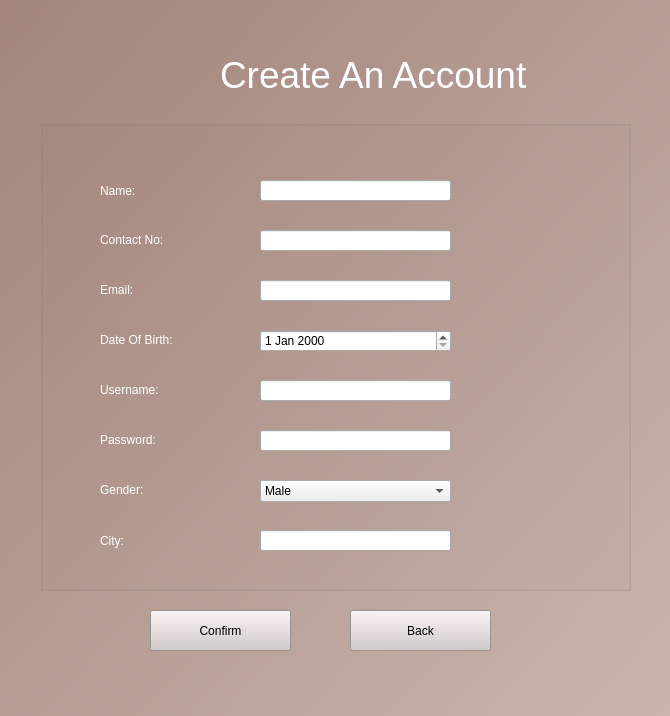
<?xml version="1.0" encoding="UTF-8"?>
<ui version="4.0">
 <class>Form</class>
 <widget class="QWidget" name="Form">
  <property name="geometry">
   <rect>
    <x>0</x>
    <y>0</y>
    <width>670</width>
    <height>716</height>
   </rect>
  </property>
  <property name="windowTitle">
   <string>Form</string>
  </property>
  <widget class="QLabel" name="label">
   <property name="geometry">
    <rect>
     <x>-4</x>
     <y>-8</y>
     <width>701</width>
     <height>731</height>
    </rect>
   </property>
   <property name="styleSheet">
    <string notr="true">
background-color: qlineargradient(spread:pad, x1:0, y1:0, x2:1, y2:0.960227, stop:0 rgba(162, 132, 122, 255), stop:0.994318 rgba(201, 181, 174, 255));</string>
   </property>
   <property name="text">
    <string/>
   </property>
  </widget>
  <widget class="QLabel" name="label_2">
   <property name="geometry">
    <rect>
     <x>220</x>
     <y>30</y>
     <width>431</width>
     <height>91</height>
    </rect>
   </property>
   <property name="styleSheet">
    <string notr="true">font: 63 48pt &quot;Bahnschrift SemiBold Condensed&quot;;color:rgb(255, 255, 255)</string>
   </property>
   <property name="text">
    <string>&lt;html&gt;&lt;head/&gt;&lt;body&gt;&lt;p&gt;&lt;span style=&quot; font-size:28pt;&quot;&gt;Create An Account&lt;/span&gt;&lt;/p&gt;&lt;/body&gt;&lt;/html&gt;</string>
   </property>
  </widget>
  <widget class="QGroupBox" name="groupBox">
   <property name="geometry">
    <rect>
     <x>40</x>
     <y>120</y>
     <width>591</width>
     <height>471</height>
    </rect>
   </property>
   <property name="title">
    <string/>
   </property>
   <widget class="QLabel" name="label_3">
    <property name="geometry">
     <rect>
      <x>60</x>
      <y>60</y>
      <width>121</width>
      <height>21</height>
     </rect>
    </property>
    <property name="styleSheet">
     <string notr="true">font: 14pt &quot;Nirmala UI Semilight&quot;;
color:rgb(255, 255, 255)</string>
    </property>
    <property name="text">
     <string>Name:</string>
    </property>
   </widget>
   <widget class="QLineEdit" name="name">
    <property name="geometry">
     <rect>
      <x>220</x>
      <y>60</y>
      <width>191</width>
      <height>21</height>
     </rect>
    </property>
   </widget>
   <widget class="QLabel" name="label_4">
    <property name="geometry">
     <rect>
      <x>60</x>
      <y>110</y>
      <width>141</width>
      <height>20</height>
     </rect>
    </property>
    <property name="styleSheet">
     <string notr="true">font: 14pt &quot;Nirmala UI Semilight&quot;;
color:rgb(255, 255, 255)</string>
    </property>
    <property name="text">
     <string>Contact No:</string>
    </property>
   </widget>
   <widget class="QLineEdit" name="contactNo">
    <property name="geometry">
     <rect>
      <x>220</x>
      <y>110</y>
      <width>191</width>
      <height>21</height>
     </rect>
    </property>
   </widget>
   <widget class="QLabel" name="label_5">
    <property name="geometry">
     <rect>
      <x>60</x>
      <y>160</y>
      <width>141</width>
      <height>20</height>
     </rect>
    </property>
    <property name="styleSheet">
     <string notr="true">font: 14pt &quot;Nirmala UI Semilight&quot;;
color:rgb(255, 255, 255)</string>
    </property>
    <property name="text">
     <string>Email:</string>
    </property>
   </widget>
   <widget class="QLabel" name="label_6">
    <property name="geometry">
     <rect>
      <x>60</x>
      <y>210</y>
      <width>141</width>
      <height>20</height>
     </rect>
    </property>
    <property name="styleSheet">
     <string notr="true">font: 14pt &quot;Nirmala UI Semilight&quot;;
color:rgb(255, 255, 255)</string>
    </property>
    <property name="text">
     <string>Date Of Birth:</string>
    </property>
   </widget>
   <widget class="QLabel" name="label_7">
    <property name="geometry">
     <rect>
      <x>60</x>
      <y>260</y>
      <width>311</width>
      <height>20</height>
     </rect>
    </property>
    <property name="styleSheet">
     <string notr="true">font: 14pt &quot;Nirmala UI Semilight&quot;;
color:rgb(255, 255, 255)</string>
    </property>
    <property name="text">
     <string>Username:</string>
    </property>
   </widget>
   <widget class="QLabel" name="label_8">
    <property name="geometry">
     <rect>
      <x>60</x>
      <y>310</y>
      <width>171</width>
      <height>20</height>
     </rect>
    </property>
    <property name="styleSheet">
     <string notr="true">font: 14pt &quot;Nirmala UI Semilight&quot;;
color:rgb(255, 255, 255)</string>
    </property>
    <property name="text">
     <string>Password:</string>
    </property>
   </widget>
   <widget class="QLabel" name="label_9">
    <property name="geometry">
     <rect>
      <x>60</x>
      <y>360</y>
      <width>141</width>
      <height>20</height>
     </rect>
    </property>
    <property name="styleSheet">
     <string notr="true">font: 14pt &quot;Nirmala UI Semilight&quot;;
color:rgb(255, 255, 255)</string>
    </property>
    <property name="text">
     <string>Gender:</string>
    </property>
   </widget>
   <widget class="QLabel" name="label_10">
    <property name="geometry">
     <rect>
      <x>60</x>
      <y>400</y>
      <width>141</width>
      <height>41</height>
     </rect>
    </property>
    <property name="styleSheet">
     <string notr="true">font: 14pt &quot;Nirmala UI Semilight&quot;;
color:rgb(255, 255, 255)</string>
    </property>
    <property name="text">
     <string>City:</string>
    </property>
   </widget>
   <widget class="QLineEdit" name="email">
    <property name="geometry">
     <rect>
      <x>220</x>
      <y>160</y>
      <width>191</width>
      <height>21</height>
     </rect>
    </property>
   </widget>
   <widget class="QLineEdit" name="Username">
    <property name="geometry">
     <rect>
      <x>220</x>
      <y>260</y>
      <width>191</width>
      <height>21</height>
     </rect>
    </property>
   </widget>
   <widget class="QLineEdit" name="password">
    <property name="geometry">
     <rect>
      <x>220</x>
      <y>310</y>
      <width>191</width>
      <height>21</height>
     </rect>
    </property>
    <property name="echoMode">
     <enum>QLineEdit::PasswordEchoOnEdit</enum>
    </property>
   </widget>
   <widget class="QLineEdit" name="city">
    <property name="geometry">
     <rect>
      <x>220</x>
      <y>410</y>
      <width>191</width>
      <height>21</height>
     </rect>
    </property>
   </widget>
   <widget class="QDateEdit" name="dateEdit">
    <property name="geometry">
     <rect>
      <x>220</x>
      <y>210</y>
      <width>191</width>
      <height>22</height>
     </rect>
    </property>
   </widget>
   <widget class="QComboBox" name="comboBox">
    <property name="geometry">
     <rect>
      <x>220</x>
      <y>360</y>
      <width>191</width>
      <height>22</height>
     </rect>
    </property>
    <item>
     <property name="text">
      <string>Male</string>
     </property>
    </item>
    <item>
     <property name="text">
      <string>Female</string>
     </property>
    </item>
    <item>
     <property name="text">
      <string>Other</string>
     </property>
    </item>
   </widget>
  </widget>
  <widget class="QPushButton" name="Confirm">
   <property name="geometry">
    <rect>
     <x>150</x>
     <y>610</y>
     <width>141</width>
     <height>41</height>
    </rect>
   </property>
   <property name="styleSheet">
    <string notr="true">background-color: rgb(210, 200, 199);
font: 25 18pt &quot;Segoe UI Light&quot;;</string>
   </property>
   <property name="text">
    <string>Confirm</string>
   </property>
  </widget>
  <widget class="QPushButton" name="Back">
   <property name="geometry">
    <rect>
     <x>350</x>
     <y>610</y>
     <width>141</width>
     <height>41</height>
    </rect>
   </property>
   <property name="styleSheet">
    <string notr="true">background-color: rgb(210, 200, 199);
font: 25 18pt &quot;Segoe UI Light&quot;;</string>
   </property>
   <property name="text">
    <string>Back</string>
   </property>
  </widget>
 </widget>
 <resources/>
 <connections/>
</ui>
